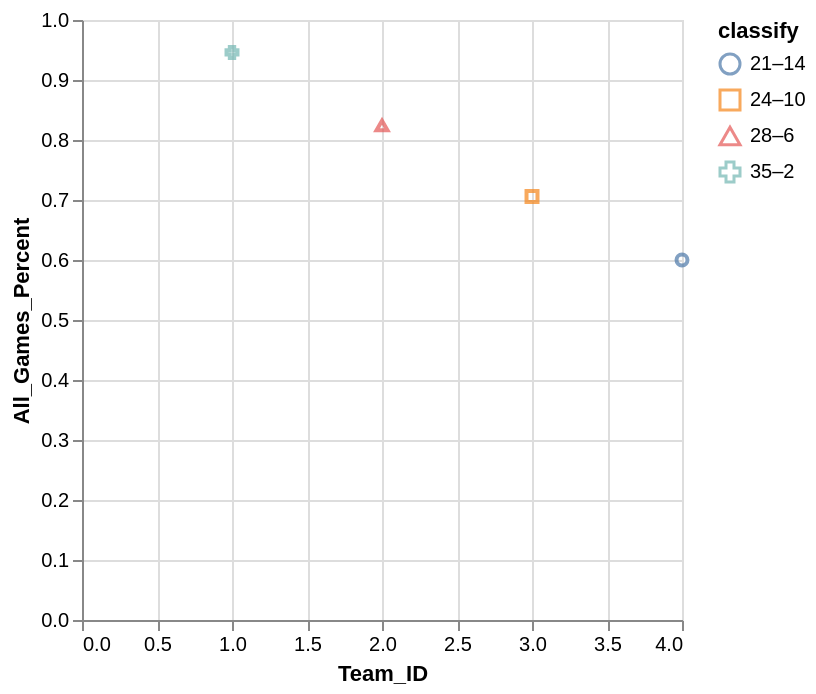

Vega-Lite specification for this chart:
### Vega-Lite specification from a JSON file in a GitHub repository (floating-point values rounded to 4 significant figures)
{"data": {"values": [{"x_data": 4, "y_data": 0.6, "classify": "21–14"}, {"x_data": 3, "y_data": 0.706, "classify": "24–10"}, {"x_data": 2, "y_data": 0.824, "classify": "28–6"}, {"x_data": 1, "y_data": 0.946, "classify": "35–2"}]}, "mark": "point", "encoding": {"x": {"field": "x_data", "type": "quantitative", "title": "Team_ID", "scale": {"zero": "false"}}, "y": {"field": "y_data", "type": "quantitative", "title": "All_Games_Percent", "scale": {"zero": "false"}}, "color": {"field": "classify", "type": "nominal"}, "shape": {"field": "classify", "type": "nominal"}}}
